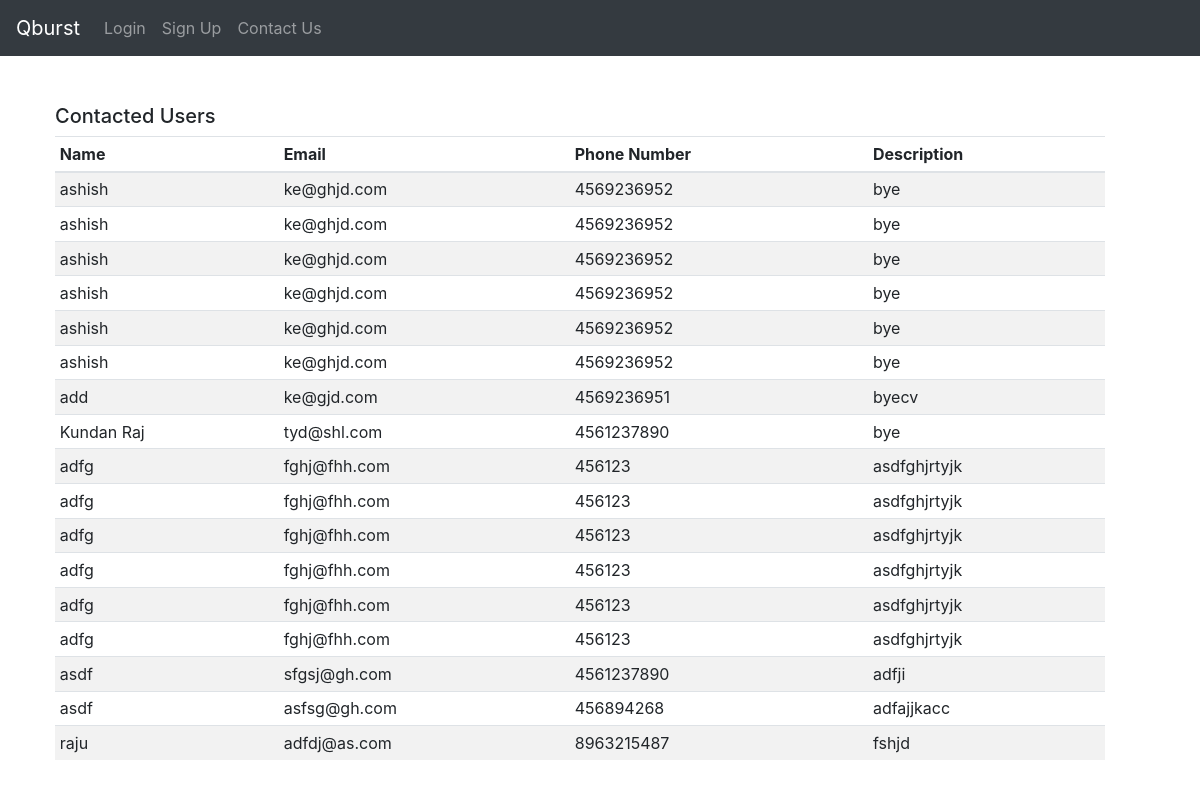
The app's page /test1/, older data.
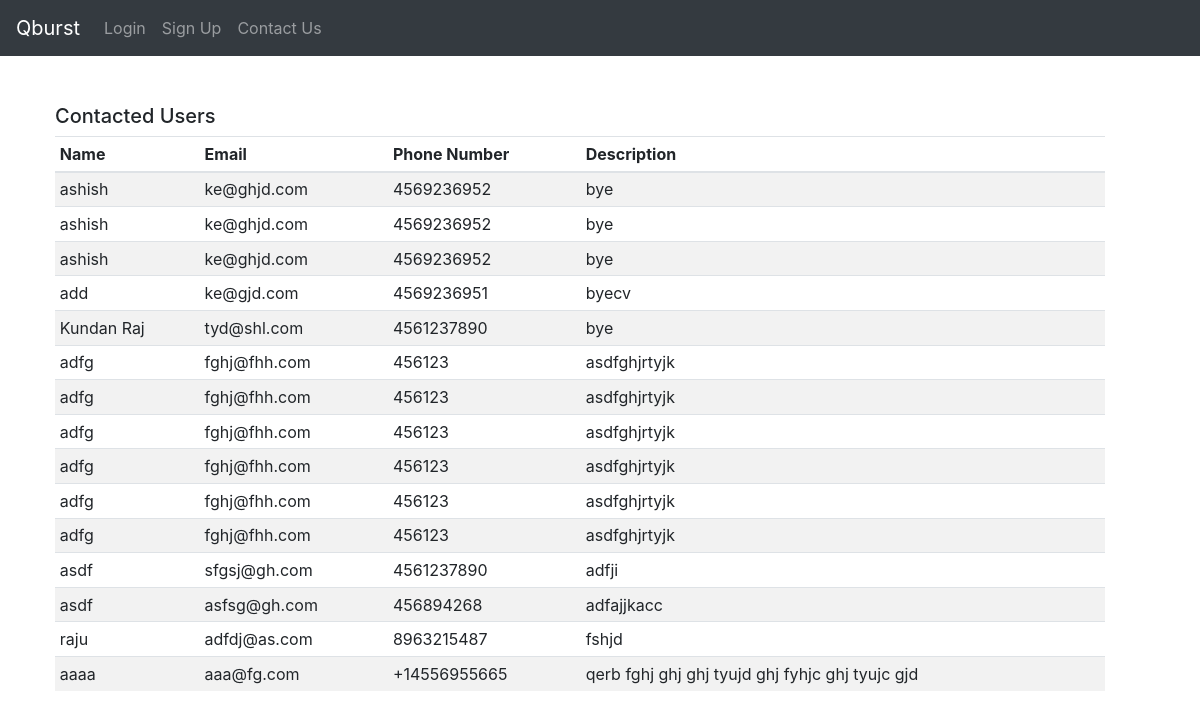
The same page, newer data.
### test1/models.py (models this page shows, shortened)
class Contactdb(models.Model):
    name= models.CharField(max_length=100)
    email= models.EmailField()
    phone = PhoneField(max_length=10, null=True, blank=True)
    comment= models.CharField(max_length=500, null = False)

### test1/views.py (the view)
# urls.py: path('',views.indexView,name='home'),
def indexView(request):
    contactlist = Contactdb.objects.all()
    return render(request,'home.html',{'contactlist':contactlist})

### test1/templates/home.html (shortened to what this page needs)
<!DOCTYPE html>
<html lang="en">
<head>
  <link rel="stylesheet" href="https://maxcdn.bootstrapcdn.com/bootstrap/4.5.2/css/bootstrap.min.css">
</head>
<body>
<nav class="navbar navbar-expand-sm bg-dark navbar-dark">
  <a class="navbar-brand" href="#">Qburst</a>
  <ul class="navbar-nav">
    <li class="nav-item">
      <a class="nav-link" href="#">Login</a>
    </li>
    <li class="nav-item">
      <a class="nav-link" href="#">Sign Up</a>
    </li>
    <li class="nav-item">
      <a class="nav-link" href="{% url 'register_url' %}">Contact Us</a>
    </li>
  </ul>
</nav>
<br>
    <br>
<div class="box" id="bt">
<div class="container-fluid">
    <h2>Contacted Users</h2>
    <table class="table table-striped table-sm" id="my_friends">
        <thead>
            <tr>
                <th>Name</th>
                <th>Email</th>
                <th>Phone Number</th>
                <th>Description</th>
            </tr>
        </thead>
        <tbody>
        {% for list in contactlist %}
        <tr>
            <td>{{list.name}}</td>
            <td>{{list.email}}</td>
            <td>{{list.phone}}</td>
            <td>{{list.comment}}</td>
        </tr>
        {% endfor %}
        </tbody>
    </table>
</div>
</div>
</body>
</html>

### test1/templates/home.html (style rules this page uses)
#bt { margin-left: 40px; margin-right: 80px; }
h2 { font-size: 20px; }

Row changes from the older to the newer data that the page shows:
removed Contactdb: name "ashish", email "ke@ghjd.com", phone "4569236952", comment "bye"
removed Contactdb: name "ashish", email "ke@ghjd.com", phone "4569236952", comment "bye"
removed Contactdb: name "ashish", email "ke@ghjd.com", phone "4569236952", comment "bye"
added Contactdb: name "aaaa", email "aaa@fg.com", phone "+14556955665", comment "qerb fghj ghj ghj tyujd ghj fyhjc ghj tyujc gjd"
